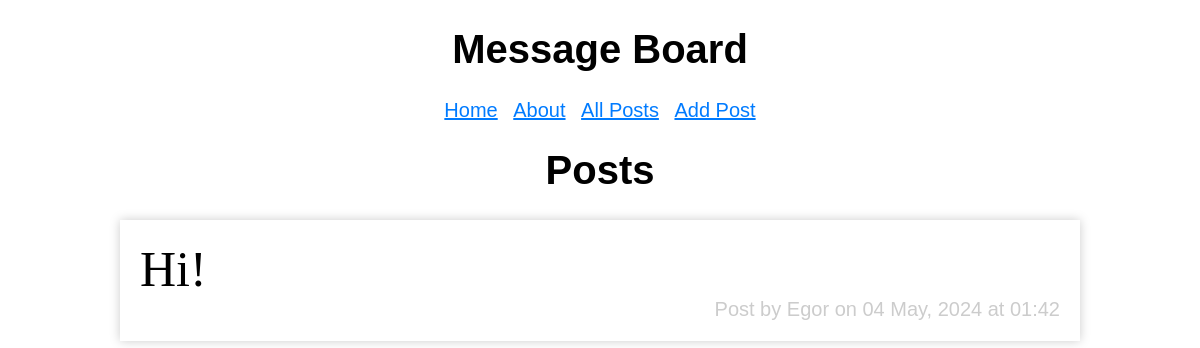
Page /posts on the earlier database version.
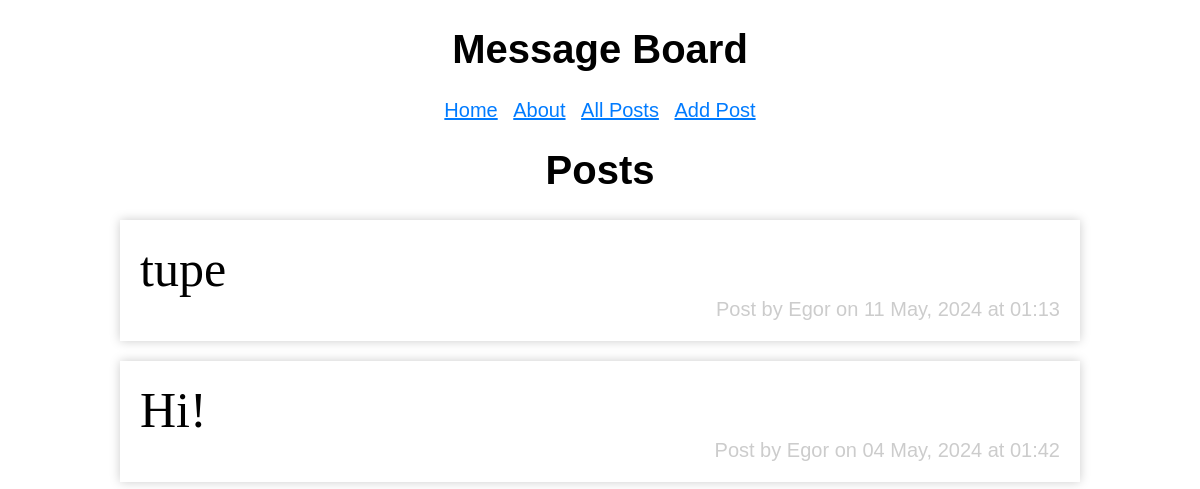
Same page on the later database version.
### tables this page shows
CREATE TABLE post (
    id INTEGER PRIMARY KEY AUTOINCREMENT,
    created TIMESTAMP NOT NULL DEFAULT CURRENT_TIMESTAMP,
    author TEXT NOT NULL,
    message TEXT NOT NULL
);

### board/posts.py (the view)
@bp.route("/posts")
def posts():
    db = get_db()
    posts = db.execute("SELECT author, message, created FROM post ORDER BY created DESC").fetchall()
    return render_template("posts/posts.html", posts=posts)

### board/database.py (called while the page is built)
def get_db():
    if "db" not in g:
        g.db = sqlite3.connect(
            current_app.config["DATABASE"],
            detect_types=sqlite3.PARSE_DECLTYPES
        )
        g.db.row_factory = sqlite3.Row
    return g.db

### board/templates/posts/posts.html
{% extends 'base.html' %}
{% block header %}
    <h1>{% block title %}Posts{% endblock title %}</h1>
{% endblock header %}
{% block content %}
    {% for post in posts %}
        <article>
            <p class="message">{{ post["message"] }}</p>
            <aside>
                Post by {{ post["author"] }} on {{ post["created"].strftime("%d %b, %Y at %I:%M") }}
            </aside>
        </article>
    {% endfor %}
{% endblock content %}

### board/templates/base.html (shortened to what this page needs)
<!DOCTYPE html>
<html lang="en">
<head>
    <link rel="stylesheet" href="{{ url_for('static', filename='styles.css') }}">
</head>
<body>
    <h1>Message Board</h1>
    {% include("_navigation.html") %}
    <header>
        {% block header %} {% endblock header %}
    </header>
    <main>
        {% block content %}{% endblock content %}
    </main>
</body>
</html>

### board/templates/_navigation.html
<nav>
    <ul>
        <li><a href="{{ url_for('pages.home') }}">Home</a></li>
        <li><a href="{{ url_for('pages.about') }}">About</a></li>
        <li><a href="{{ url_for('posts.posts') }}">All Posts</a></li>
        <li><a href="{{ url_for('posts.create') }}">Add Post</a></li>
    </ul>
</nav>

### board/static/styles.css (style rules this page uses)
* { box-sizing: border-box; }
body { font-family: sans-serif; font-size: 20px; margin: 0 auto; text-align: center; }
a, a:visited { color: #007bff; }
nav ul { list-style-type: none; padding: 0; }
nav ul li { display: inline; margin: 0 5px; }
main { width: 80%; margin: 0 auto; }
article, form { text-align: left; min-width: 200px; padding: 20px; margin-bottom: 20px; box-shadow: 0px 0px 10px #ccc; vertical-align: top; }
aside { color: #ccc; text-align: right; }
.message { font-size: 2.5em; font-family: serif; margin: 0; padding: 0; }

Differences in the rows shown:
added post: message "tupe", author "Egor", created "11 May, 2024 at 01:13"
